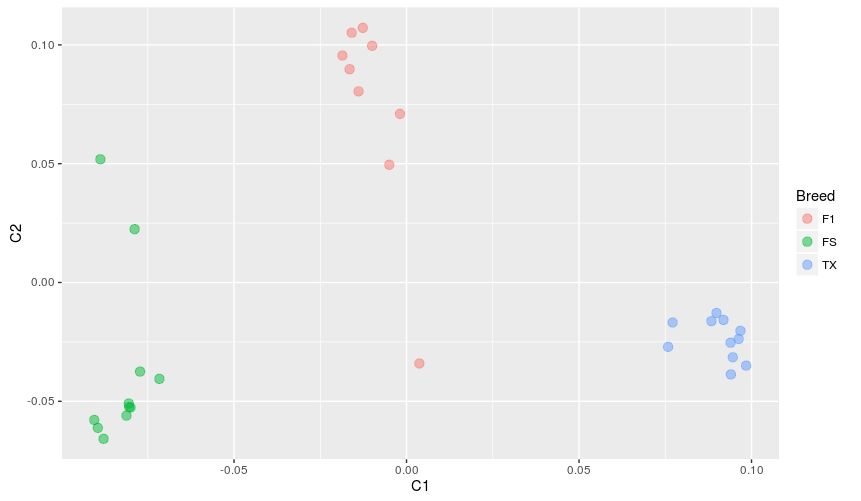

Recreate this plot in R.
#Lets make MDS plot of three breeds based on their genotypes. 
#The file comes from /media/ejo129/somics/Data/SNP_genotype_data/Release_020414/Oct15/FS-TX-F1/
#the plot was made using qqman package https://cran.r-project.org/web/packages/qqman/vignettes/qqman.html 
library(ggplot2)
library(qqman)
require(graphics)
gwasResults<-read.table("IBS-MDS/FS-TX-F1_assoc.qassoc", header=T)
gwasResults<-subset(gwasResults, P>0)
manhattan(gwasResults, genomewideline=F, suggestiveline=F, ylim=c(0,10), cex=0.25, cex.axis=0.8, col=palette())
#for specific chromosome
#manhattan(subset(gwasResults, CHR==2), genomewideline=F, suggestiveline=F, ylim=c(0,10), main="Chr 2",cex=0.25 )
qq(gwasResults$P)


mds<-read.table("IBS-MDS/MDS_FS-TX-F1_mibs.mds", header=T)
head(mds)
ids<-read.table("IBS-MDS/familyid.csv", header=T)
colnames(ids)<-c("FID", "FS", "TX", "F1", "Breed")
Breed<-ids$Breed
mds1<-data.frame(mds, Breed)
qplot(C1, C2, data=mds1, color=Breed, alpha=I(0.5), size=I(3))


mds_king<-read.table("/media/ejo129/somics/Data/SNP_genotype_data/Release_020414/Oct15/FS-TX-F1/kingpc1.csv", header=T)
head(mds_king)
mds_king1<-data.frame(mds_king, Breed)
qplot(C1, C2, data=mds_king1, color = Breed, alpha=I(0.5), size=I(3))

FS<-1:11
TX<-12:22
F1<-23:31



dev.off()
